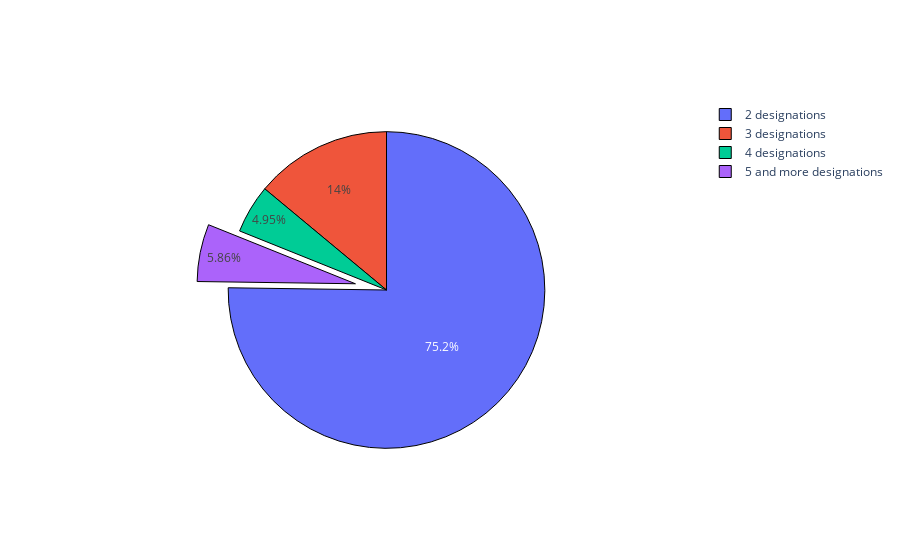

This figure's notebook cell:
### Markdown cell above
### 2.2 Distribution among multiple applications

### Code cell
# Sort by number of applications
substance_applications.sort_values(by='Number of designations', inplace=True)

# Get number of applications
n_applications = []
n_substances = []
for n_application in substance_applications['Number of designations'].unique():
    # Skip if only one application
    if n_application <= 1:
        continue

    # Get number of substances
    mask = substance_applications['Number of designations'] == n_application
    number = len(substance_applications[mask])

    # Append to containers
    n_applications.append(n_application)
    n_substances.append(number)

# Accumulate >= 5 applications
n_applications = np.array(n_applications)
n_substances = np.array(n_substances)
mask = n_applications >= 5
n_substances_five_or_more = np.sum(n_substances[mask])
n_applications = n_applications[~mask]
n_substances = list(n_substances[~mask])

# Create figure
fig = go.Figure()
colours = plotly.colors.qualitative.Plotly
n_colours = len(n_substances) + 1

fig.add_trace(go.Pie(
    labels=[
        '%s designations' % str(n) for n in n_applications] + ['5 and more designations'],
    values=n_substances + [n_substances_five_or_more],
    sort=False,
    pull=[0, 0, 0, 0.2],
    marker=dict(
        colors=colours[:n_colours], 
        line=dict(color='#000000', width=1))))
fig.show()

### Figure 1 — Plotly figure (JSON) as saved in the notebook; plotly's stock layout.template omitted (floating-point values rounded to 4 significant figures)
{"data": [{"labels": ["2 designations", "3 designations", "4 designations", "5 and more designations"], "marker": {"colors": ["#636EFA", "#EF553B", "#00CC96", "#AB63FA"], "line": {"color": "#000000", "width": 1}}, "pull": [0, 0, 0, 0.2], "sort": false, "type": "pie", "values": [167, 31, 11, 13]}], "layout": {}}
